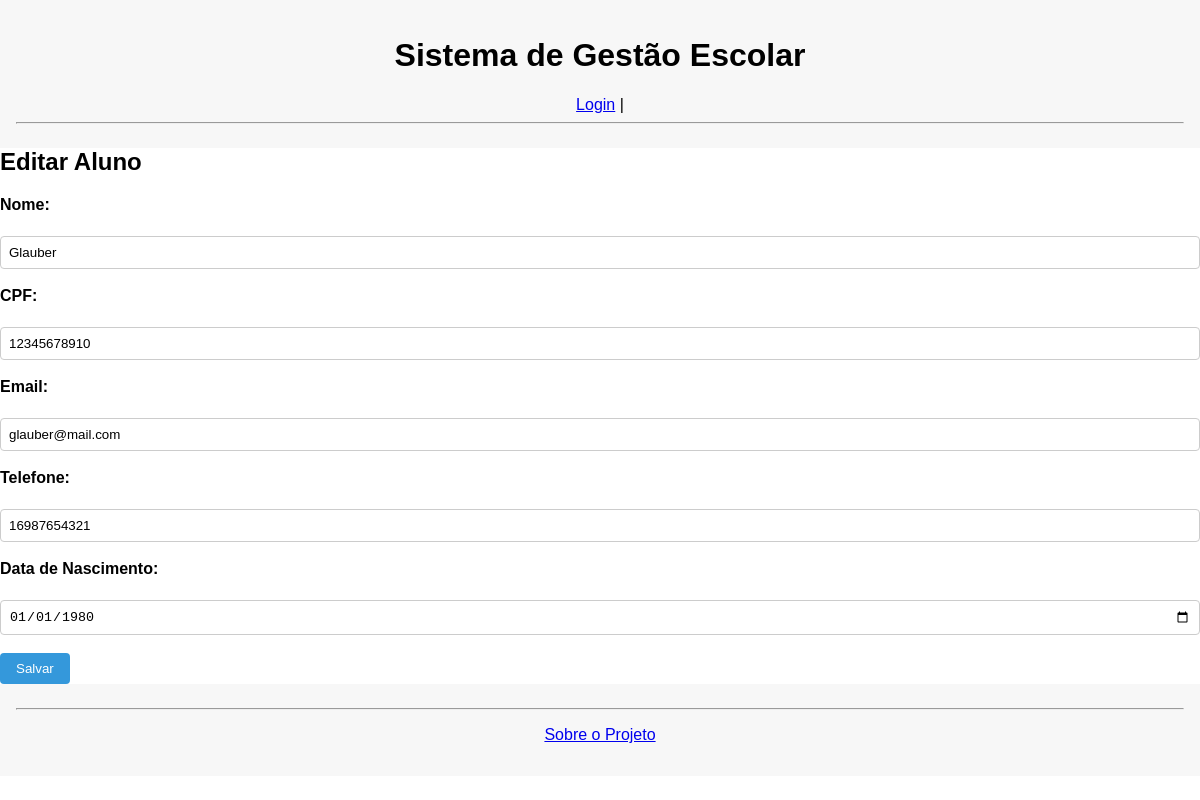
/alunos/editar/1, run on an earlier commit of the app's database.
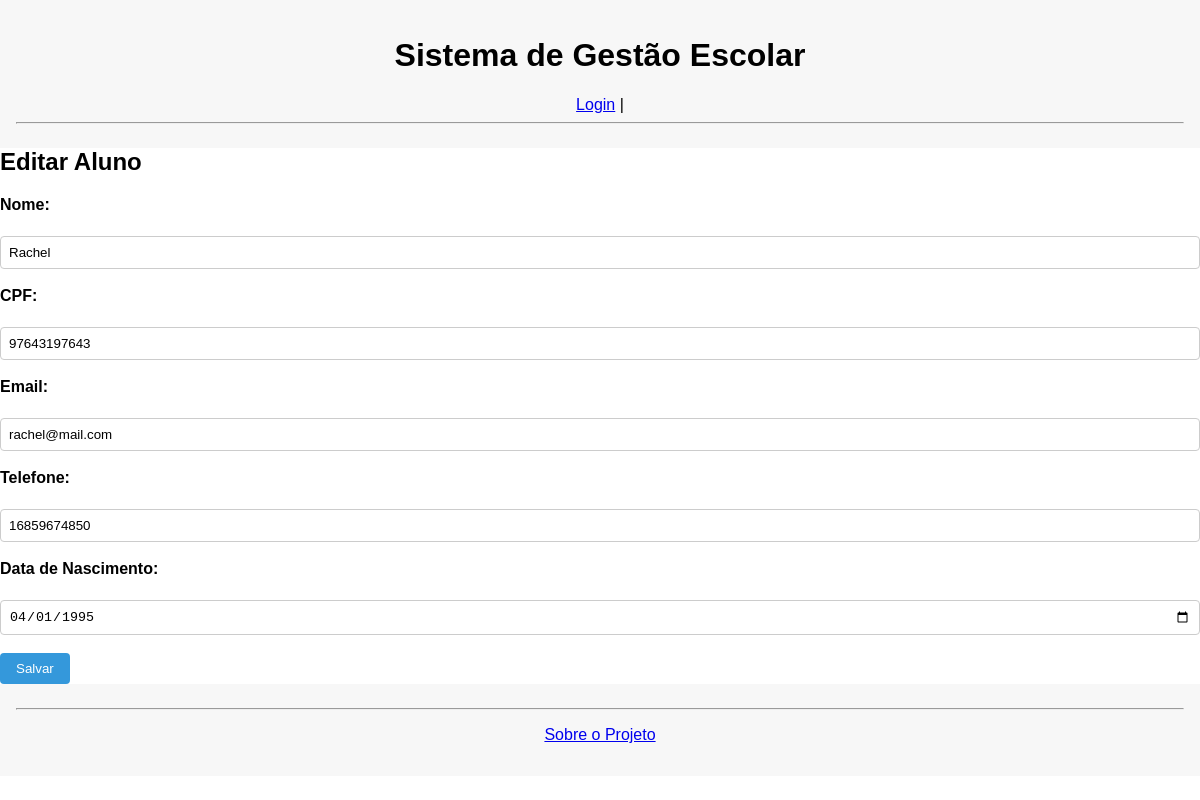
And on a later commit of the database.
### tables this page shows
CREATE TABLE alunos (
            id INTEGER PRIMARY KEY AUTOINCREMENT,
            nome TEXT,
            cpf TEXT UNIQUE,
            email TEXT,
            telefone TEXT,
            data_nascimento DATE,
            created_at DATETIME DEFAULT CURRENT_TIMESTAMP
        );

### app.py (the view, shortened to what this page needs)
@app.route('/alunos/editar/<int:id>', methods=['GET', 'POST'])
def editar_aluno(id):
    aluno = buscar_aluno(id)
    return render_template('alunos_editar.html', aluno=aluno)

### database.py (called while the page is built)
def conectar():
    con = sqlite3.connect('sge.db')
    con.row_factory = sqlite3.Row
    con.execute("PRAGMA foreign_keys = ON")
    return con

def buscar_aluno(id):
    con = conectar()
    cur = con.cursor()
    cur.execute("SELECT * FROM alunos WHERE id = ?", (id,))
    aluno = cur.fetchone()
    con.close()
    return aluno

### templates/alunos_editar.html
{% extends "base.html" %}
{% block content %}
<h2>Editar Aluno</h2>
<form method="post">
    <label>Nome:</label><br>
    <input type="text" name="nome" value="{{ aluno['nome'] }}" required><br><br>
    <label>CPF:</label><br>
    <input type="text" name="cpf" value="{{ aluno['cpf'] }}" required><br><br>
    <label>Email:</label><br>
    <input type="email" name="email" value="{{ aluno['email'] }}" required><br><br>
    <label>Telefone:</label><br>
    <input type="text" name="telefone" value="{{ aluno['telefone'] }}" required><br><br>
    <label>Data de Nascimento:</label><br>
    <input type="date" name="data_nascimento" value="{{ aluno['data_nascimento'] }}" required><br><br>
    <button type="submit">Salvar</button>
</form>
{% endblock %}

### templates/base.html (shortened to what this page needs)
<!DOCTYPE html>
<html lang="pt-br">
<head>
    <link rel="stylesheet" href="{{ url_for('static', filename='css/style.css') }}">
</head>
<body>
<header>
    <h1>Sistema de Gestão Escolar</h1>
    {% if session.get('usuario') %}
        <p>Bem-vindo, {{ session['usuario'] }}</p>
        <nav>
            <a href="{{ url_for('dashboard') }}">Início</a> |
            <a href="{{ url_for('usuarios') }}">Usuários</a> |
            <a href="{{ url_for('alunos') }}">Alunos</a> |
            <a href="{{ url_for('cursos') }}">Cursos</a> |
            <a href="{{ url_for('matriculas') }}">Matrículas</a> |
            <a href="{{ url_for('frequencias') }}">Frequências</a> |
            <a href="{{ url_for('certificados') }}">Certificados</a> |
            <a href="{{ url_for('manutencao') }}">Manutenção</a> |
            <a href="{{ url_for('logout') }}">Sair</a>
        </nav>
    {% else %}
        <nav>
            <a href="{{ url_for('login') }}">Login</a> |
        </nav>
    {% endif %}
    <hr>
</header>
    <main>
        {% block content %}{% endblock %}
    </main>
    <footer>
        <hr>
    <p><a href="{{ url_for('sobre') }}">Sobre o Projeto</a></p>
    </footer>
</body>
</html>

### static/css/style.css (style rules this page uses)
body { font-family: Arial, sans-serif; margin: 0; padding: 0; background-color: #ffffff; }
header, footer { text-align: center; padding: 1rem; background-color: #f7f7f7; }
h2, h3 { margin-top: 0; }
label { display: block; margin-bottom: 0.25rem; font-weight: bold; }
input[type="text"], input[type="email"], input[type="password"], input[type="date"], input[type="number"], select, textarea { width: 100%; padding: 0.5rem; box-sizing: border-box; border: 1px solid #ccc; border-radius: 4px; }
button, input[type="submit"] { padding: 0.5rem 1rem; background-color: #3498db; color: #fff; border: none; border-radius: 4px; cursor: pointer; }

What changed in the data, as far as the page shows it:
changed alunos: nome "Glauber" → "Rachel"; cpf "12345678910" → "97643197643"; email "glauber@mail.com" → "rachel@mail.com"; telefone "16987654321" → "16859674850"; data_nascimento "01/01/1980" → "04/01/1995"
